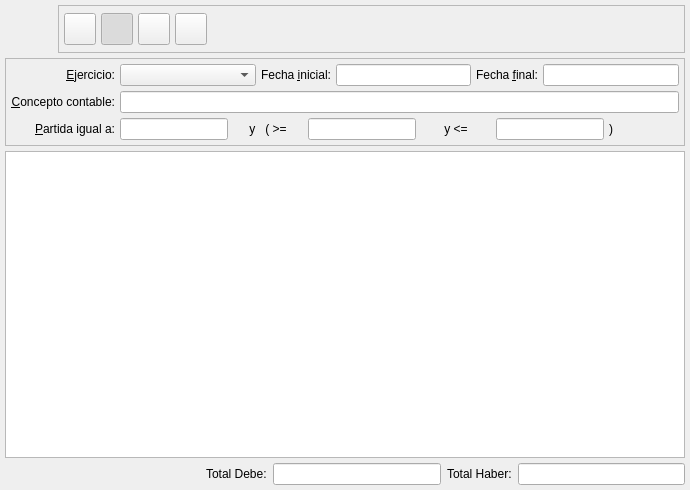
<ui version="4.0" >
 <class>AsientoListBase</class>
 <widget class="QWidget" name="AsientoListBase" >
  <property name="geometry" >
   <rect>
    <x>0</x>
    <y>0</y>
    <width>690</width>
    <height>490</height>
   </rect>
  </property>
  <property name="windowTitle" >
   <string>Listado de asientos</string>
  </property>
  <property name="windowIcon" >
   <iconset resource="../../../bulmages.qrc" >:/BulmaCont32x32/images/png/i_asiento.xpm</iconset>
  </property>
  <layout class="QGridLayout" >
   <property name="margin" >
    <number>5</number>
   </property>
   <property name="spacing" >
    <number>5</number>
   </property>
   <item row="1" column="0" >
    <widget class="QFrame" name="frame" >
     <property name="frameShape" >
      <enum>QFrame::StyledPanel</enum>
     </property>
     <property name="frameShadow" >
      <enum>QFrame::Raised</enum>
     </property>
     <layout class="QGridLayout" >
      <property name="margin" >
       <number>5</number>
      </property>
      <property name="spacing" >
       <number>5</number>
      </property>
      <item row="2" column="1" colspan="5" >
       <layout class="QHBoxLayout" >
        <property name="margin" >
         <number>0</number>
        </property>
        <property name="spacing" >
         <number>5</number>
        </property>
        <item>
         <widget class="QLineEdit" name="mui_saldoasiento" >
          <property name="sizePolicy" >
           <sizepolicy>
            <hsizetype>5</hsizetype>
            <vsizetype>0</vsizetype>
            <horstretch>0</horstretch>
            <verstretch>0</verstretch>
           </sizepolicy>
          </property>
          <property name="alignment" >
           <set>Qt::AlignRight</set>
          </property>
         </widget>
        </item>
        <item>
         <widget class="QLabel" name="TextLabel2_2_3" >
          <property name="text" >
           <string>y   ( >=</string>
          </property>
          <property name="alignment" >
           <set>Qt::AlignCenter</set>
          </property>
          <property name="buddy" >
           <cstring>mui_menoroigual</cstring>
          </property>
         </widget>
        </item>
        <item>
         <widget class="QLineEdit" name="mui_mayoroigual" >
          <property name="sizePolicy" >
           <sizepolicy>
            <hsizetype>5</hsizetype>
            <vsizetype>0</vsizetype>
            <horstretch>0</horstretch>
            <verstretch>0</verstretch>
           </sizepolicy>
          </property>
          <property name="alignment" >
           <set>Qt::AlignRight</set>
          </property>
         </widget>
        </item>
        <item>
         <widget class="QLabel" name="TextLabel2_2_2" >
          <property name="text" >
           <string>y &lt;=</string>
          </property>
          <property name="alignment" >
           <set>Qt::AlignCenter</set>
          </property>
          <property name="buddy" >
           <cstring>mui_menoroigual</cstring>
          </property>
         </widget>
        </item>
        <item>
         <widget class="QLineEdit" name="mui_menoroigual" >
          <property name="sizePolicy" >
           <sizepolicy>
            <hsizetype>5</hsizetype>
            <vsizetype>0</vsizetype>
            <horstretch>0</horstretch>
            <verstretch>0</verstretch>
           </sizepolicy>
          </property>
          <property name="alignment" >
           <set>Qt::AlignRight</set>
          </property>
         </widget>
        </item>
        <item>
         <widget class="QLabel" name="TextLabel2_2_4" >
          <property name="text" >
           <string>)</string>
          </property>
          <property name="alignment" >
           <set>Qt::AlignLeading|Qt::AlignLeft|Qt::AlignVCenter</set>
          </property>
          <property name="buddy" >
           <cstring>mui_menoroigual</cstring>
          </property>
         </widget>
        </item>
       </layout>
      </item>
      <item row="1" column="1" colspan="5" >
       <widget class="QLineEdit" name="mui_nombreasiento" />
      </item>
      <item row="0" column="2" >
       <widget class="QLabel" name="label_4" >
        <property name="text" >
         <string>Fecha &amp;inicial:</string>
        </property>
        <property name="alignment" >
         <set>Qt::AlignRight|Qt::AlignTrailing|Qt::AlignVCenter</set>
        </property>
        <property name="buddy" >
         <cstring>mui_fechaInicial</cstring>
        </property>
       </widget>
      </item>
      <item row="0" column="1" >
       <widget class="QComboBox" name="mui_ejercicio" >
        <property name="sizePolicy" >
         <sizepolicy>
          <hsizetype>7</hsizetype>
          <vsizetype>0</vsizetype>
          <horstretch>0</horstretch>
          <verstretch>0</verstretch>
         </sizepolicy>
        </property>
        <property name="minimumSize" >
         <size>
          <width>100</width>
          <height>0</height>
         </size>
        </property>
        <property name="focusPolicy" >
         <enum>Qt::StrongFocus</enum>
        </property>
       </widget>
      </item>
      <item row="1" column="0" >
       <widget class="QLabel" name="TextLabel2" >
        <property name="text" >
         <string>&amp;Concepto contable:</string>
        </property>
        <property name="alignment" >
         <set>Qt::AlignRight|Qt::AlignTrailing|Qt::AlignVCenter</set>
        </property>
        <property name="buddy" >
         <cstring>mui_nombreasiento</cstring>
        </property>
       </widget>
      </item>
      <item row="0" column="5" >
       <widget class="BusquedaFecha" name="mui_fechaFinal" >
        <property name="minimumSize" >
         <size>
          <width>100</width>
          <height>0</height>
         </size>
        </property>
       </widget>
      </item>
      <item row="0" column="3" >
       <widget class="BusquedaFecha" name="mui_fechaInicial" >
        <property name="minimumSize" >
         <size>
          <width>100</width>
          <height>0</height>
         </size>
        </property>
       </widget>
      </item>
      <item row="2" column="0" >
       <widget class="QLabel" name="TextLabel2_2" >
        <property name="text" >
         <string>&amp;Partida igual a:</string>
        </property>
        <property name="alignment" >
         <set>Qt::AlignRight|Qt::AlignTrailing|Qt::AlignVCenter</set>
        </property>
        <property name="buddy" >
         <cstring>mui_saldoasiento</cstring>
        </property>
       </widget>
      </item>
      <item row="0" column="0" >
       <widget class="QLabel" name="textLabel1" >
        <property name="text" >
         <string>&amp;Ejercicio:</string>
        </property>
        <property name="alignment" >
         <set>Qt::AlignRight|Qt::AlignTrailing|Qt::AlignVCenter</set>
        </property>
        <property name="buddy" >
         <cstring>mui_ejercicio</cstring>
        </property>
       </widget>
      </item>
      <item row="0" column="4" >
       <widget class="QLabel" name="label_5" >
        <property name="sizePolicy" >
         <sizepolicy>
          <hsizetype>5</hsizetype>
          <vsizetype>5</vsizetype>
          <horstretch>0</horstretch>
          <verstretch>0</verstretch>
         </sizepolicy>
        </property>
        <property name="text" >
         <string>Fecha &amp;final:</string>
        </property>
        <property name="alignment" >
         <set>Qt::AlignRight|Qt::AlignTrailing|Qt::AlignVCenter</set>
        </property>
        <property name="buddy" >
         <cstring>mui_fechaFinal</cstring>
        </property>
       </widget>
      </item>
     </layout>
    </widget>
   </item>
   <item row="2" column="0" >
    <widget class="AsientoListSubform" name="mui_list" >
     <property name="sizePolicy" >
      <sizepolicy>
       <hsizetype>13</hsizetype>
       <vsizetype>7</vsizetype>
       <horstretch>0</horstretch>
       <verstretch>0</verstretch>
      </sizepolicy>
     </property>
     <property name="sortingEnabled" >
      <bool>true</bool>
     </property>
    </widget>
   </item>
   <item row="0" column="0" >
    <layout class="QHBoxLayout" >
     <property name="margin" >
      <number>0</number>
     </property>
     <property name="spacing" >
      <number>5</number>
     </property>
     <item>
      <widget class="QLabel" name="label" >
       <property name="minimumSize" >
        <size>
         <width>48</width>
         <height>48</height>
        </size>
       </property>
       <property name="maximumSize" >
        <size>
         <width>48</width>
         <height>48</height>
        </size>
       </property>
       <property name="pixmap" >
        <pixmap resource="../../../bulmages.qrc" >:/BulmaCont32x32/images/png/i_asiento.xpm</pixmap>
       </property>
       <property name="scaledContents" >
        <bool>true</bool>
       </property>
      </widget>
     </item>
     <item>
      <widget class="QFrame" name="m_botonera" >
       <property name="frameShape" >
        <enum>QFrame::StyledPanel</enum>
       </property>
       <property name="frameShadow" >
        <enum>QFrame::Raised</enum>
       </property>
       <layout class="QHBoxLayout" >
        <property name="margin" >
         <number>5</number>
        </property>
        <property name="spacing" >
         <number>5</number>
        </property>
        <item>
         <widget class="QToolButton" name="mui_imprimir" >
          <property name="enabled" >
           <bool>true</bool>
          </property>
          <property name="minimumSize" >
           <size>
            <width>32</width>
            <height>32</height>
           </size>
          </property>
          <property name="maximumSize" >
           <size>
            <width>32</width>
            <height>32</height>
           </size>
          </property>
          <property name="toolTip" >
           <string>Imprimir</string>
          </property>
          <property name="whatsThis" >
           <string>Imprimir</string>
          </property>
          <property name="text" >
           <string/>
          </property>
          <property name="icon" >
           <iconset resource="../../../bulmages.qrc" >:/Genericos32x32/images/png/i_filePrint.xpm</iconset>
          </property>
          <property name="iconSize" >
           <size>
            <width>22</width>
            <height>22</height>
           </size>
          </property>
         </widget>
        </item>
        <item>
         <widget class="QToolButton" name="mui_filtrar" >
          <property name="minimumSize" >
           <size>
            <width>32</width>
            <height>32</height>
           </size>
          </property>
          <property name="maximumSize" >
           <size>
            <width>32</width>
            <height>32</height>
           </size>
          </property>
          <property name="toolTip" >
           <string>Filtrar</string>
          </property>
          <property name="whatsThis" >
           <string>Filtrar</string>
          </property>
          <property name="text" >
           <string/>
          </property>
          <property name="icon" >
           <iconset resource="../../../bulmages.qrc" >:/Genericos32x32/images/png/i_find.png</iconset>
          </property>
          <property name="iconSize" >
           <size>
            <width>22</width>
            <height>22</height>
           </size>
          </property>
          <property name="checkable" >
           <bool>true</bool>
          </property>
          <property name="checked" >
           <bool>true</bool>
          </property>
         </widget>
        </item>
        <item>
         <widget class="QToolButton" name="mui_configurar" >
          <property name="minimumSize" >
           <size>
            <width>32</width>
            <height>32</height>
           </size>
          </property>
          <property name="maximumSize" >
           <size>
            <width>32</width>
            <height>32</height>
           </size>
          </property>
          <property name="toolTip" >
           <string>Configurar</string>
          </property>
          <property name="whatsThis" >
           <string>Configurar</string>
          </property>
          <property name="text" >
           <string/>
          </property>
          <property name="icon" >
           <iconset resource="../../../bulmages.qrc" >:/Genericos32x32/images/png/i_packageSettings.png</iconset>
          </property>
          <property name="iconSize" >
           <size>
            <width>22</width>
            <height>22</height>
           </size>
          </property>
          <property name="checkable" >
           <bool>true</bool>
          </property>
          <property name="checked" >
           <bool>false</bool>
          </property>
         </widget>
        </item>
        <item>
         <widget class="QToolButton" name="mui_actualizar" >
          <property name="minimumSize" >
           <size>
            <width>32</width>
            <height>32</height>
           </size>
          </property>
          <property name="maximumSize" >
           <size>
            <width>32</width>
            <height>32</height>
           </size>
          </property>
          <property name="toolTip" >
           <string>Actualizar</string>
          </property>
          <property name="whatsThis" >
           <string>Actualizar</string>
          </property>
          <property name="text" >
           <string/>
          </property>
          <property name="icon" >
           <iconset resource="../../../bulmages.qrc" >:/Genericos32x32/images/png/i_reload.png</iconset>
          </property>
          <property name="iconSize" >
           <size>
            <width>22</width>
            <height>22</height>
           </size>
          </property>
          <property name="checkable" >
           <bool>false</bool>
          </property>
          <property name="checked" >
           <bool>false</bool>
          </property>
         </widget>
        </item>
        <item>
         <spacer>
          <property name="orientation" >
           <enum>Qt::Horizontal</enum>
          </property>
          <property name="sizeType" >
           <enum>QSizePolicy::Expanding</enum>
          </property>
          <property name="sizeHint" >
           <size>
            <width>351</width>
            <height>32</height>
           </size>
          </property>
         </spacer>
        </item>
       </layout>
      </widget>
     </item>
    </layout>
   </item>
   <item row="3" column="0" >
    <layout class="QHBoxLayout" >
     <property name="margin" >
      <number>0</number>
     </property>
     <property name="spacing" >
      <number>6</number>
     </property>
     <item>
      <spacer>
       <property name="orientation" >
        <enum>Qt::Horizontal</enum>
       </property>
       <property name="sizeHint" >
        <size>
         <width>201</width>
         <height>20</height>
        </size>
       </property>
      </spacer>
     </item>
     <item>
      <widget class="QLabel" name="label_2" >
       <property name="text" >
        <string>Total Debe:</string>
       </property>
      </widget>
     </item>
     <item>
      <widget class="QLineEdit" name="mui_totalDebe" >
       <property name="alignment" >
        <set>Qt::AlignRight</set>
       </property>
      </widget>
     </item>
     <item>
      <widget class="QLabel" name="label_3" >
       <property name="text" >
        <string>Total Haber:</string>
       </property>
      </widget>
     </item>
     <item>
      <widget class="QLineEdit" name="mui_totalHaber" >
       <property name="alignment" >
        <set>Qt::AlignRight</set>
       </property>
      </widget>
     </item>
    </layout>
   </item>
  </layout>
 </widget>
 <customwidgets>
  <customwidget>
   <class>BusquedaFecha</class>
   <extends>QLineEdit</extends>
   <header>busquedafecha.h</header>
  </customwidget>
  <customwidget>
   <class>AsientoListSubform</class>
   <extends>QTableWidget</extends>
   <header>asientolistsubform.h</header>
  </customwidget>
 </customwidgets>
 <tabstops>
  <tabstop>mui_ejercicio</tabstop>
  <tabstop>mui_fechaInicial</tabstop>
  <tabstop>mui_fechaFinal</tabstop>
  <tabstop>mui_nombreasiento</tabstop>
  <tabstop>mui_saldoasiento</tabstop>
  <tabstop>mui_mayoroigual</tabstop>
  <tabstop>mui_menoroigual</tabstop>
  <tabstop>mui_list</tabstop>
  <tabstop>mui_imprimir</tabstop>
  <tabstop>mui_filtrar</tabstop>
  <tabstop>mui_configurar</tabstop>
  <tabstop>mui_actualizar</tabstop>
  <tabstop>mui_totalDebe</tabstop>
  <tabstop>mui_totalHaber</tabstop>
 </tabstops>
 <resources>
  <include location="../../../bulmages.qrc" />
 </resources>
 <connections>
  <connection>
   <sender>mui_filtrar</sender>
   <signal>toggled(bool)</signal>
   <receiver>frame</receiver>
   <slot>setShown(bool)</slot>
   <hints>
    <hint type="sourcelabel" >
     <x>113</x>
     <y>41</y>
    </hint>
    <hint type="destinationlabel" >
     <x>155</x>
     <y>88</y>
    </hint>
   </hints>
  </connection>
 </connections>
</ui>
